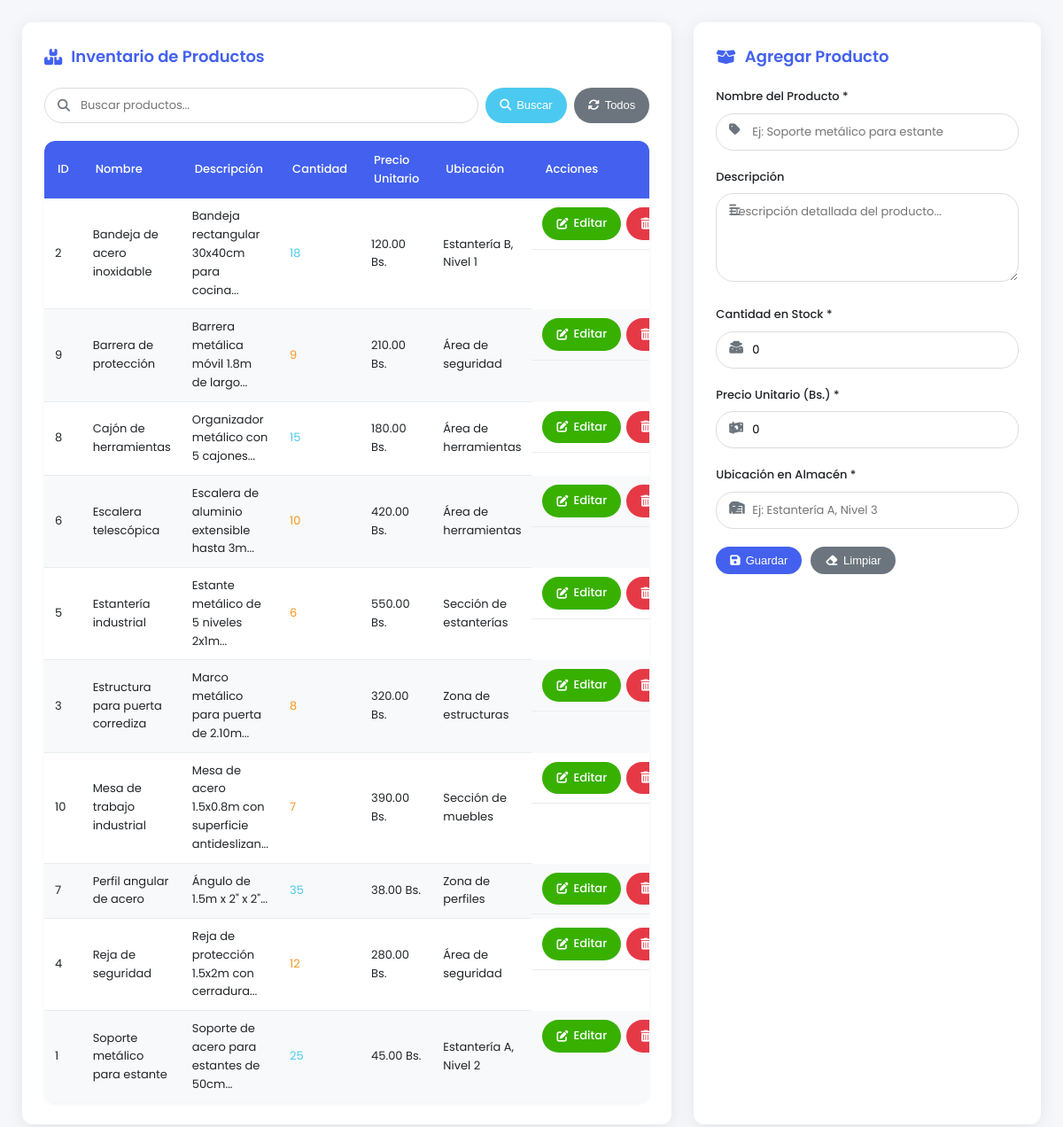
The app's page /Metalcnc/productos.php with its own data.
### tables this page shows
CREATE TABLE `almacen_productos` (
  `id_producto` int(11) NOT NULL AUTO_INCREMENT,
  `nombre_producto` varchar(100) NOT NULL,
  `descripcion` text DEFAULT NULL,
  `cantidad` int(11) NOT NULL DEFAULT 0,
  `precio_unitario` decimal(10,2) NOT NULL,
  `ubicacion` varchar(100) NOT NULL,
  PRIMARY KEY (`id_producto`)
);

### Metalcnc/productos.php (the view, shortened to what this page needs)
<?php
require 'db_connection.php';
$producto = null;
$resultado = $mysqli->query("SELECT * FROM almacen_productos ORDER BY nombre_producto");
$productosEncontrados = [];
$formData = isset($_SESSION['datos_formulario']) ? $_SESSION['datos_formulario'] : [];
$errores = isset($_SESSION['errores_validacion']) ? $_SESSION['errores_validacion'] : [];
?>
<!DOCTYPE html>
<html lang="es">
<head>
    <link rel="stylesheet" href="https://cdnjs.cloudflare.com/ajax/libs/font-awesome/6.4.0/css/all.min.css">
</head>
<body>
    <div class="container">
        <div class="panel left-panel">
            <h2><i class="fas fa-boxes"></i> Inventario de Productos</h2>
            <form method="POST" class="search-form">
                <div class="input-group">
                    <div class="form-group">
                        <input type="text" name="busqueda" placeholder="Buscar productos..."
                               value="<?php echo isset($_POST['busqueda']) ? htmlspecialchars($_POST['busqueda']) : ''; ?>">
                        <i class="fas fa-search"></i>
                    </div>
                    <button type="submit" name="buscar_producto" class="btn btn-search">
                        <i class="fas fa-search"></i> <span class="btn-text">Buscar</span>
                    </button>
                    <button type="submit" name="mostrar_todos" class="btn btn-reset">
                        <i class="fas fa-sync-alt"></i> <span class="btn-text">Todos</span>
                    </button>
                </div>
            </form>
            <div class="table-responsive">
                <table>
                    <thead>
                        <tr>
                            <th>ID</th>
                            <th>Nombre</th>
                            <th>Descripción</th>
                            <th>Cantidad</th>
                            <th>Precio Unitario</th>
                            <th>Ubicación</th>
                            <th>Acciones</th>
                        </tr>
                    </thead>
                    <tbody>
                        <?php if (!empty($productosEncontrados)): ?>
                            <?php foreach ($productosEncontrados as $prod): ?>
                                <tr>
                                    <td><?php echo htmlspecialchars($prod['id_producto']); ?></td>
                                    <td><?php echo htmlspecialchars($prod['nombre_producto']); ?></td>
                                    <td><?php echo htmlspecialchars(substr($prod['descripcion'], 0, 50)); ?>...</td>
                                    <td class="<?php echo $prod['cantidad'] < 5 ? 'stock-bajo' : ($prod['cantidad'] < 15 ? 'stock-medio' : 'stock-alto'); ?>">
                                        <?php echo htmlspecialchars($prod['cantidad']); ?>
                                    </td>
                                    <td><?php echo number_format($prod['precio_unitario'], 2); ?> Bs.</td>
                                    <td><?php echo htmlspecialchars($prod['ubicacion']); ?></td>
                                    <td class="actions-cell">
                                        <a href="principal.php?vista=productos&editar_producto=<?php echo $prod['id_producto']; ?>" class="btn btn-edit">
                                            <i class="fas fa-edit"></i> <span class="btn-text">Editar</span>
                                        </a>
                                        <a href="principal.php?vista=productos&eliminar_producto=<?php echo $prod['id_producto']; ?>" class="btn btn-delete" onclick="return confirm('¿Estás seguro de eliminar este producto?')">
                                            <i class="fas fa-trash-alt"></i> <span class="btn-text">Eliminar</span>
                                        </a>
                                    </td>
                                </tr>
                            <?php endforeach; ?>
                        <?php else: ?>
                            <?php while ($row = $resultado->fetch_assoc()): ?>
                                <tr>
                                    <td><?php echo htmlspecialchars($row['id_producto']); ?></td>
                                    <td><?php echo htmlspecialchars($row['nombre_producto']); ?></td>
                                    <td><?php echo htmlspecialchars(substr($row['descripcion'], 0, 50)); ?>...</td>
                                    <td class="<?php echo $row['cantidad'] < 5 ? 'stock-bajo' : ($row['cantidad'] < 15 ? 'stock-medio' : 'stock-alto'); ?>">
                                        <?php echo htmlspecialchars($row['cantidad']); ?>
                                    </td>
                                    <td><?php echo number_format($row['precio_unitario'], 2); ?> Bs.</td>
                                    <td><?php echo htmlspecialchars($row['ubicacion']); ?></td>
                                    <td class="actions-cell">
                                        <a href="principal.php?vista=productos&editar_producto=<?php echo $row['id_producto']; ?>" class="btn btn-edit">
                                            <i class="fas fa-edit"></i> <span class="btn-text">Editar</span>
                                        </a>
                                        <a href="principal.php?vista=productos&eliminar_producto=<?php echo $row['id_producto']; ?>" class="btn btn-delete" onclick="return confirm('¿Estás seguro de eliminar este producto?')">
                                            <i class="fas fa-trash-alt"></i> <span class="btn-text">Eliminar</span>
                                        </a>
                                    </td>
                                </tr>
                            <?php endwhile; ?>
                        <?php endif; ?>
                    </tbody>
                </table>
            </div>
        </div>
        <div class="panel right-panel">
            <h2><i class="fas fa-box-open"></i> <?php echo $producto ? "Editar Producto" : "Agregar Producto"; ?></h2>
            <form method="POST" id="formProducto">
                <div class="form-group">
                    <label for="nombre_producto"><i class="fas fa-tag"></i> Nombre del Producto *</label>
                    <input type="text" name="nombre_producto" id="nombre_producto"
                           value="<?php echo htmlspecialchars($formData['nombre_producto'] ?? ''); ?>"
                           placeholder="Ej: Soporte metálico para estante"
                           required
                           class="<?php echo isset($errores['nombre_producto']) ? 'is-invalid' : ''; ?>">
                    <i class="fas fa-tag"></i>
                </div>
                <div class="form-group">
                    <label for="descripcion"><i class="fas fa-align-left"></i> Descripción</label>
                    <textarea name="descripcion" id="descripcion"
                              placeholder="Descripción detallada del producto..."><?php echo htmlspecialchars($formData['descripcion'] ?? ''); ?></textarea>
                </div>
                <div class="form-group">
                    <label for="cantidad"><i class="fas fa-layer-group"></i> Cantidad en Stock *</label>
                    <input type="number" name="cantidad" id="cantidad"
                           value="<?php echo htmlspecialchars($formData['cantidad'] ?? '0'); ?>"
                           min="0"
                           step="1"
                           required
                           class="<?php echo isset($errores['cantidad']) ? 'is-invalid' : ''; ?>">
                    <i class="fas fa-boxes"></i>
                </div>
                <div class="form-group">
                    <label for="precio_unitario"><i class="fas fa-dollar-sign"></i> Precio Unitario (Bs.) *</label>
                    <input type="number" name="precio_unitario" id="precio_unitario"
                           value="<?php echo htmlspecialchars($formData['precio_unitario'] ?? '0'); ?>"
                           min="0"
                           step="0.01"
                           required
                           class="<?php echo isset($errores['precio_unitario']) ? 'is-invalid' : ''; ?>">
                    <i class="fas fa-money-bill-wave"></i>
                </div>
                <div class="form-group">
                    <label for="ubicacion"><i class="fas fa-map-marker-alt"></i> Ubicación en Almacén *</label>
                    <input type="text" name="ubicacion" id="ubicacion"
                           value="<?php echo htmlspecialchars($formData['ubicacion'] ?? ''); ?>"
                           placeholder="Ej: Estantería A, Nivel 3"
                           required
                           class="<?php echo isset($errores['ubicacion']) ? 'is-invalid' : ''; ?>">
                    <i class="fas fa-warehouse"></i>
                </div>
                <div class="button-group">
                    <button type="submit" name="<?php echo $producto ? 'editar_producto' : 'agregar_producto'; ?>" class="btn btn-primary">
                        <i class="fas fa-save"></i> <?php echo $producto ? "Actualizar" : "Guardar"; ?>
                    </button>
                    <button type="reset" class="btn btn-reset">
                        <i class="fas fa-eraser"></i> Limpiar
                    </button>
                </div>
            </form>
        </div>
    </div>
</body>
</html>

### Metalcnc/productos.php (style rules this page uses)
:root { --primary: #4361ee; --primary-hover: #3a56d4; --secondary: #3f37c9; --accent: #4895ef; --danger: #e63946; --danger-hover: #d62839; --success: #4cc9f0; --success-hover: #3ab7de; --warning: #f8961e; --edit: #38b000; --edit-hover: #32a000; --light: #f8f9fa; --dark: #212529; --gray: #6c757d; --gray-light: #e9ecef; --border-radius: 20px; --box-shadow: 0 4px 20px rgba(0, 0, 0, 0.08); --transition: all 0.3s ease; }
* { box-sizing: border-box; margin: 0; padding: 0; }
body { font-family: 'Poppins', sans-serif; background-color: #f5f7fa; color: var(--dark); line-height: 1.6; font-size: 14px; }
.container { display: flex; flex-wrap: wrap; gap: 25px; padding: 25px; max-width: 1400px; margin: 0 auto; }
.panel { background: white; border-radius: 12px; box-shadow: var(--box-shadow); padding: 25px; flex: 1; min-width: 300px; transition: var(--transition); }
.left-panel { flex: 2; }
.right-panel { flex: 1; }
h2 { color: var(--primary); margin-bottom: 20px; font-weight: 600; display: flex; align-items: center; gap: 10px; font-size: 18px; }
.form-group { margin-bottom: 20px; position: relative; }
.form-group label { display: block; margin-bottom: 8px; font-weight: 500; color: var(--dark); font-size: 13px; }
.form-group i { position: absolute; left: 15px; top: 40px; color: var(--gray); font-size: 14px; }
input, select, textarea { padding: 10px 15px 10px 40px; border: 1px solid #ddd; border-radius: var(--border-radius); font-size: 13px; width: 100%; transition: var(--transition); font-family: 'Poppins', sans-serif; }
textarea { min-height: 100px; padding-left: 15px; }
.btn { display: inline-flex; align-items: center; justify-content: center; padding: 8px 16px; border: none; border-radius: var(--border-radius); font-size: 13px; font-weight: 500; cursor: pointer; transition: var(--transition); text-decoration: none; gap: 6px; }
.btn-primary { background-color: var(--primary); color: white; }
.btn-reset { background-color: var(--gray); color: white; }
.btn-search { background-color: var(--success); color: white; }
.btn-edit { background-color: var(--edit); color: white; }
.btn-delete { background-color: var(--danger); color: white; }
.button-group { display: flex; gap: 10px; margin-top: 20px; }
.table-responsive { overflow-x: auto; margin-top: 20px; border-radius: 12px; box-shadow: 0 2px 4px rgba(0, 0, 0, 0.05); }
table { width: 100%; border-collapse: separate; border-spacing: 0; background: white; border-radius: 12px; overflow: hidden; }
table th { background-color: var(--primary); color: white; padding: 12px 15px; text-align: left; position: sticky; top: 0; font-weight: 500; font-size: 13px; }
table td { padding: 10px 12px; border-bottom: 1px solid var(--gray-light); font-size: 13px; }
table tr:last-child td { border-bottom: none; }
table tr:nth-child(even) { background-color: #f8f9fa; }
.actions-cell { display: flex; gap: 6px; }
.search-form { margin-bottom: 20px; }
.search-form .input-group { display: flex; gap: 8px; align-items: center; }
.search-form .form-group { flex: 1; position: relative; margin-bottom: 0; }
.search-form input { padding-left: 40px; height: 40px; border-radius: 30px; font-size: 13px; }
.search-form .form-group i { position: absolute; left: 15px; top: 50%; transform: translateY(-50%); color: var(--gray); font-size: 14px; z-index: 2; }
.search-form .btn { border-radius: 30px; height: 40px; width: auto; padding: 0 16px; font-size: 13px; }
.stock-medio { color: var(--warning); }
.stock-alto { color: var(--success); }

### records on screen
almacen_productos: id_producto "2", nombre_producto "Bandeja de acero inoxidable", descripcion "Bandeja rectangular 30x40cm para cocina", cantidad "18", precio_unitario "120.00", ubicacion "Estantería B, Nivel 1"
almacen_productos: id_producto "9", nombre_producto "Barrera de protección", descripcion "Barrera metálica móvil 1.8m de largo", cantidad "9", precio_unitario "210.00", ubicacion "Área de seguridad"
almacen_productos: id_producto "8", nombre_producto "Cajón de herramientas", descripcion "Organizador metálico con 5 cajones", cantidad "15", precio_unitario "180.00", ubicacion "Área de herramientas"
almacen_productos: id_producto "6", nombre_producto "Escalera telescópica", descripcion "Escalera de aluminio extensible hasta 3m", cantidad "10", precio_unitario "420.00", ubicacion "Área de herramientas"
almacen_productos: id_producto "5", nombre_producto "Estantería industrial", descripcion "Estante metálico de 5 niveles 2x1m", cantidad "6", precio_unitario "550.00", ubicacion "Sección de estanterías"
almacen_productos: id_producto "3", nombre_producto "Estructura para puerta corrediza", descripcion "Marco metálico para puerta de 2.10m", cantidad "8", precio_unitario "320.00", ubicacion "Zona de estructuras"
almacen_productos: id_producto "10", nombre_producto "Mesa de trabajo industrial", descripcion "Mesa de acero 1.5x0.8m con superficie antideslizan", cantidad "7", precio_unitario "390.00", ubicacion "Sección de muebles"
almacen_productos: id_producto "7", nombre_producto "Perfil angular de acero", descripcion "Ángulo de 1.5m x 2\" x 2\"", cantidad "35", precio_unitario "38.00", ubicacion "Zona de perfiles"
almacen_productos: id_producto "4", nombre_producto "Reja de seguridad", descripcion "Reja de protección 1.5x2m con cerradura", cantidad "12", precio_unitario "280.00", ubicacion "Área de seguridad"
almacen_productos: id_producto "1", nombre_producto "Soporte metálico para estante", descripcion "Soporte de acero para estantes de 50cm", cantidad "25", precio_unitario "45.00", ubicacion "Estantería A, Nivel 2"
